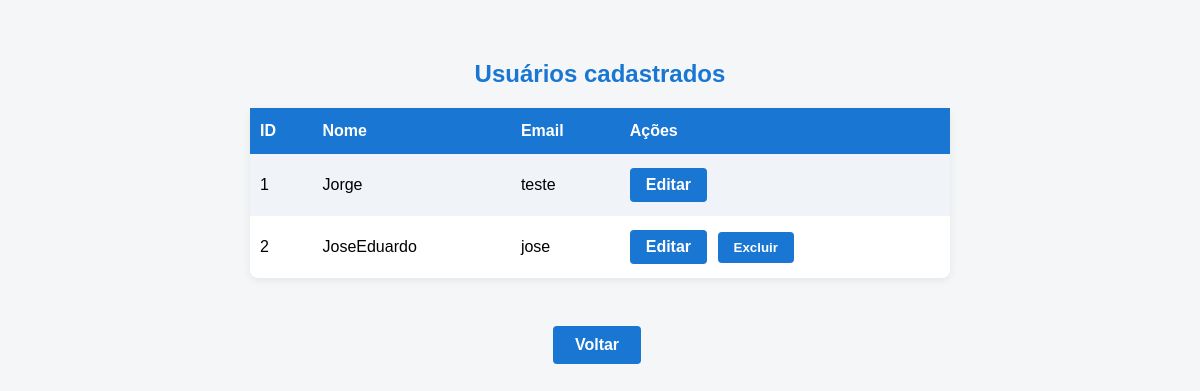
/admin/usuarios (signed in), run on an earlier commit of the app's database.
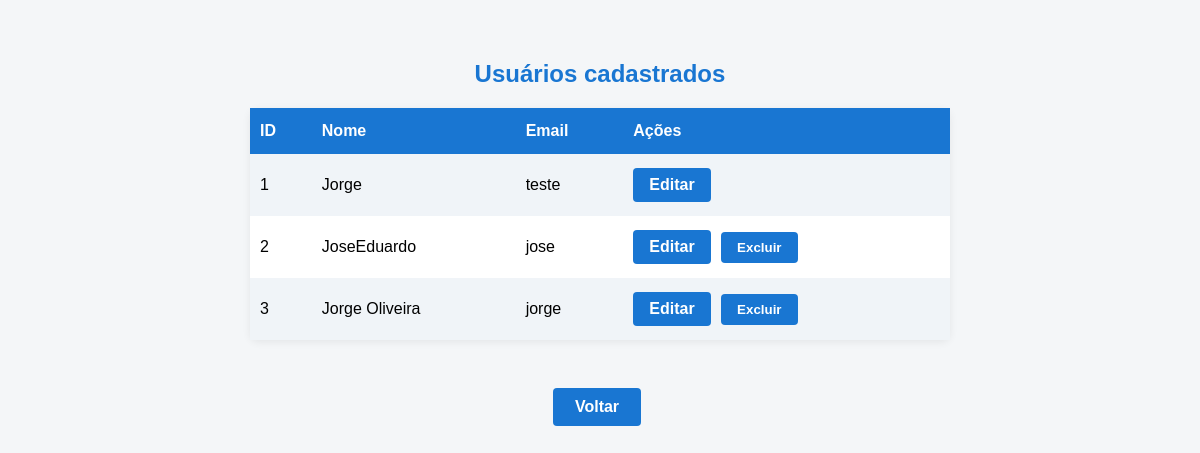
And on a later commit of the database.
### tables this page shows
CREATE TABLE usuarios (
                    id INTEGER PRIMARY KEY AUTOINCREMENT,
                    nome TEXT NOT NULL,
                    email TEXT UNIQUE NOT NULL,
                    senha TEXT NOT NULL);

### app.py (the view)
@app.route('/admin/usuarios')
def admin_usuarios():
    if 'usuario_id' not in session or session['usuario_id'] != 1:
        flash('Acesso restrito!', 'error')
        return redirect(url_for('dashboard'))
    conn = sqlite3.connect(DB_PATH)
    c = conn.cursor()
    c.execute("SELECT id, nome, email FROM usuarios")
    usuarios = c.fetchall()
    conn.close()
    return render_template('admin_usuarios.html', usuarios=usuarios)

### app.py (called while the page is built)
def init_db():
    conn = sqlite3.connect(DB_PATH)
    c = conn.cursor()
    c.execute('''CREATE TABLE IF NOT EXISTS usuarios (
                    id INTEGER PRIMARY KEY AUTOINCREMENT,
                    nome TEXT NOT NULL,
                    email TEXT UNIQUE NOT NULL,
                    senha TEXT NOT NULL)''')
    c.execute('''CREATE TABLE IF NOT EXISTS registros (
                    id INTEGER PRIMARY KEY AUTOINCREMENT,
                    usuario_id INTEGER,
                    semana TEXT,
                    treinou_qtd INTEGER,
                    fez_dieta INTEGER,
                    bebeu INTEGER,
                    pontos INTEGER,
                    FOREIGN KEY(usuario_id) REFERENCES usuarios(id))''')
    conn.commit()
    conn.close()

@app.before_request
def setup():
    if not os.path.exists('banco.db'):
        init_db()

### templates/admin_usuarios.html (shortened to what this page needs)
<!DOCTYPE html>
<html lang="pt-br">
<head>
</head>
<body>
  <h2>Usuários cadastrados</h2>
  <table>
    <tr>
      <th>ID</th>
      <th>Nome</th>
      <th>Email</th>
      <th>Ações</th>
    </tr>
    {% for usuario in usuarios %}
    <tr>
      <td>{{ usuario[0] }}</td>
      <td>{{ usuario[1] }}</td>
      <td>{{ usuario[2] }}</td>
      <td>
        <a href="{{ url_for('editar_usuario', usuario_id=usuario[0]) }}">Editar</a>
        {% if usuario[0] != 1 %}
        <form method="POST" action="{{ url_for('excluir_usuario', usuario_id=usuario[0]) }}" style="display:inline;">
          <button type="submit" onclick="return confirm('Tem certeza que deseja excluir este usuário?');">Excluir</button>
        </form>
        {% endif %}
      </td>
    </tr>
    {% endfor %}
  </table>
  <a href="{{ url_for('dashboard') }}" class="voltar">Voltar</a>
</body>
</html>

What changed in the data, as far as the page shows it:
added usuarios: id "3", nome "Jorge Oliveira", email "jorge"
